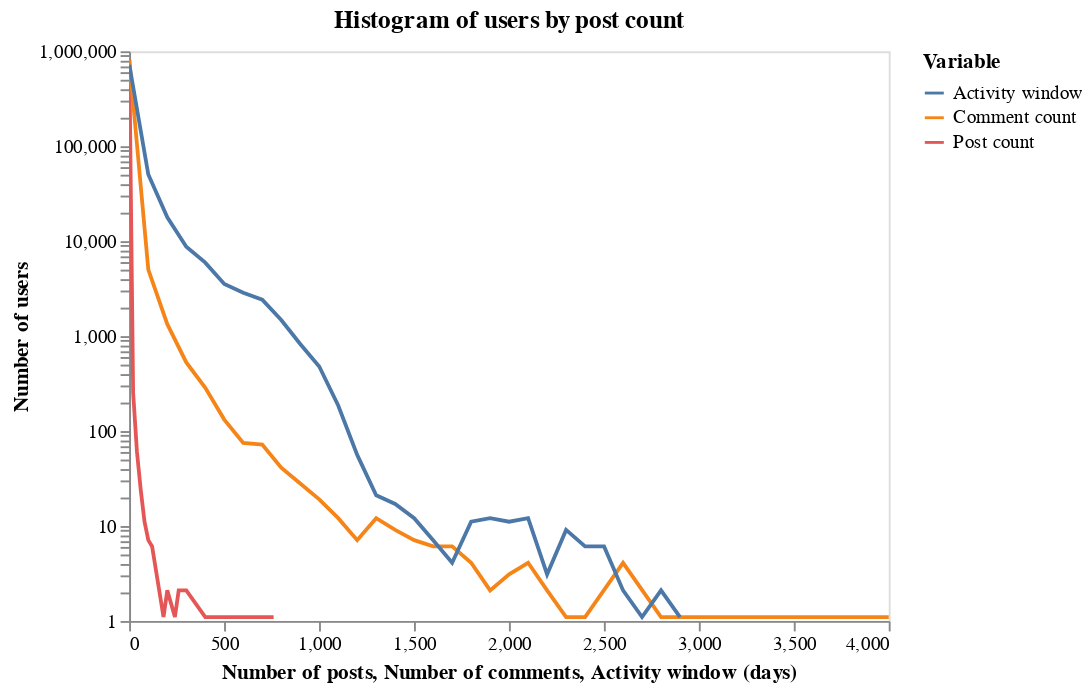

The notebook cell this image was saved under:
### Code cell
distributions

### Figure 1 — Vega-Lite specification as saved in the notebook (floating-point values rounded to 4 significant figures)
{"config": {"view": {"continuousWidth": 400, "continuousHeight": 300}}, "layer": [{"data": {"name": "data-2d1c5cb655fff23d28d85b737ddb7e71"}, "mark": {"type": "line", "clip": true, "size": 2}, "encoding": {"color": {"field": "Variable", "type": "nominal"}, "x": {"axis": {"grid": false}, "field": "bin", "scale": {"domain": [0, 400]}, "title": "Number of posts", "type": "quantitative"}, "y": {"axis": {"grid": false}, "field": "count", "scale": {"type": "log"}, "title": "Number of users", "type": "quantitative"}}, "title": "Histogram of users by post count"}, {"data": {"name": "data-66bc856dac5eea2da95926f3fed902cb"}, "mark": {"type": "line", "clip": true, "size": 2}, "encoding": {"color": {"field": "Variable", "type": "nominal"}, "x": {"axis": {"grid": false}, "field": "bin", "scale": {"domain": [0, 4000]}, "title": "Number of comments", "type": "quantitative"}, "y": {"axis": {"grid": false}, "field": "count", "scale": {"type": "log"}, "title": "Number of users", "type": "quantitative"}}, "title": "Histogram of users by comment count"}, {"data": {"name": "data-b4134022a89b1ee60029443a62d9e46a"}, "mark": {"type": "line", "clip": true, "size": 2}, "encoding": {"color": {"field": "Variable", "type": "nominal"}, "x": {"axis": {"grid": false}, "field": "bin", "scale": {"domain": [0, 2901.0]}, "title": "Activity window (days)", "type": "quantitative"}, "y": {"axis": {"grid": false}, "field": "count", "scale": {"type": "log"}, "title": "Number of users", "type": "quantitative"}}, "title": "Histogram of users by number of posts, comment and activity window"}], "$schema": "https://vega.github.io/schema/vega-lite/v4.17.0.json", "datasets": {"data-2d1c5cb655fff23d28d85b737ddb7e71": [{"bin": 1.0, "count": 814000.0, "Variable": "Post count"}, {"bin": 21.0, "count": 256.1, "Variable": "Post count"}, {"bin": 41.0, "count": 61.1, "Variable": "Post count"}, {"bin": 61.0, "count": 24.1, "Variable": "Post count"}, {"bin": 81.0, "count": 11.1, "Variable": "Post count"}, {"bin": 101.0, "count": 7.1, "Variable": "Post count"}, {"bin": 121.0, "count": 6.1, "Variable": "Post count"}, {"bin": 181.0, "count": 1.1, "Variable": "Post count"}, {"bin": 201.0, "count": 2.1, "Variable": "Post count"}, {"bin": 241.0, "count": 1.1, "Variable": "Post count"}, {"bin": 261.0, "count": 2.1, "Variable": "Post count"}, {"bin": 301.0, "count": 2.1, "Variable": "Post count"}, {"bin": 401.0, "count": 1.1, "Variable": "Post count"}, {"bin": 621.0, "count": 1.1, "Variable": "Post count"}, {"bin": 761.0, "count": 1.1, "Variable": "Post count"}], "data-66bc856dac5eea2da95926f3fed902cb": [{"bin": 1.0, "count": 806700.0, "Variable": "Comment count"}, {"bin": 101.0, "count": 5014.0, "Variable": "Comment count"}, {"bin": 201.0, "count": 1336.0, "Variable": "Comment count"}, {"bin": 301.0, "count": 528.1, "Variable": "Comment count"}, {"bin": 401.0, "count": 285.1, "Variable": "Comment count"}, {"bin": 501.0, "count": 132.1, "Variable": "Comment count"}, {"bin": 601.0, "count": 75.1, "Variable": "Comment count"}, {"bin": 701.0, "count": 72.1, "Variable": "Comment count"}, {"bin": 801.0, "count": 41.1, "Variable": "Comment count"}, {"bin": 901.0, "count": 28.1, "Variable": "Comment count"}, {"bin": 1001.0, "count": 19.1, "Variable": "Comment count"}, {"bin": 1101.0, "count": 12.1, "Variable": "Comment count"}, {"bin": 1201.0, "count": 7.1, "Variable": "Comment count"}, {"bin": 1301.0, "count": 12.1, "Variable": "Comment count"}, {"bin": 1401.0, "count": 9.1, "Variable": "Comment count"}, {"bin": 1501.0, "count": 7.1, "Variable": "Comment count"}, {"bin": 1601.0, "count": 6.1, "Variable": "Comment count"}, {"bin": 1701.0, "count": 6.1, "Variable": "Comment count"}, {"bin": 1801.0, "count": 4.1, "Variable": "Comment count"}, {"bin": 1901.0, "count": 2.1, "Variable": "Comment count"}, {"bin": 2001.0, "count": 3.1, "Variable": "Comment count"}, {"bin": 2101.0, "count": 4.1, "Variable": "Comment count"}, {"bin": 2201.0, "count": 2.1, "Variable": "Comment count"}, {"bin": 2301.0, "count": 1.1, "Variable": "Comment count"}, {"bin": 2401.0, "count": 1.1, "Variable": "Comment count"}, {"bin": 2601.0, "count": 4.1, "Variable": "Comment count"}, {"bin": 2801.0, "count": 1.1, "Variable": "Comment count"}, {"bin": 3001.0, "count": 1.1, "Variable": "Comment count"}, {"bin": 3101.0, "count": 1.1, "Variable": "Comment count"}, {"bin": 3301.0, "count": 1.1, "Variable": "Comment count"}, {"bin": 4001.0, "count": 1.1, "Variable": "Comment count"}, {"bin": 5101.0, "count": 1.1, "Variable": "Comment count"}, {"bin": 9401.0, "count": 1.1, "Variable": "Comment count"}], "data-b4134022a89b1ee60029443a62d9e46a": [{"bin": 1.0, "count": 719500.0, "Variable": "Activity window"}, {"bin": 101.0, "count": 50370.0, "Variable": "Activity window"}, {"bin": 201.0, "count": 17850.0, "Variable": "Activity window"}, {"bin": 301.0, "count": 8747.0, "Variable": "Activity window"}, {"bin": 401.0, "count": 5940.0, "Variable": "Activity window"}, {"bin": 501.0, "count": 3544.0, "Variable": "Activity window"}, {"bin": 601.0, "count": 2864.0, "Variable": "Activity window"}, {"bin": 701.0, "count": 2419.0, "Variable": "Activity window"}, {"bin": 801.0, "count": 1478.0, "Variable": "Activity window"}, {"bin": 901.0, "count": 825.1, "Variable": "Activity window"}, {"bin": 1001.0, "count": 479.1, "Variable": "Activity window"}, {"bin": 1101.0, "count": 186.1, "Variable": "Activity window"}, {"bin": 1201.0, "count": 56.1, "Variable": "Activity window"}, {"bin": 1301.0, "count": 21.1, "Variable": "Activity window"}, {"bin": 1401.0, "count": 17.1, "Variable": "Activity window"}, {"bin": 1501.0, "count": 12.1, "Variable": "Activity window"}, {"bin": 1601.0, "count": 7.1, "Variable": "Activity window"}, {"bin": 1701.0, "count": 4.1, "Variable": "Activity window"}, {"bin": 1801.0, "count": 11.1, "Variable": "Activity window"}, {"bin": 1901.0, "count": 12.1, "Variable": "Activity window"}, {"bin": 2001.0, "count": 11.1, "Variable": "Activity window"}, {"bin": 2101.0, "count": 12.1, "Variable": "Activity window"}, {"bin": 2201.0, "count": 3.1, "Variable": "Activity window"}, {"bin": 2301.0, "count": 9.1, "Variable": "Activity window"}, {"bin": 2401.0, "count": 6.1, "Variable": "Activity window"}, {"bin": 2501.0, "count": 6.1, "Variable": "Activity window"}, {"bin": 2601.0, "count": 2.1, "Variable": "Activity window"}, {"bin": 2701.0, "count": 1.1, "Variable": "Activity window"}, {"bin": 2801.0, "count": 2.1, "Variable": "Activity window"}, {"bin": 2901.0, "count": 1.1, "Variable": "Activity window"}]}}
